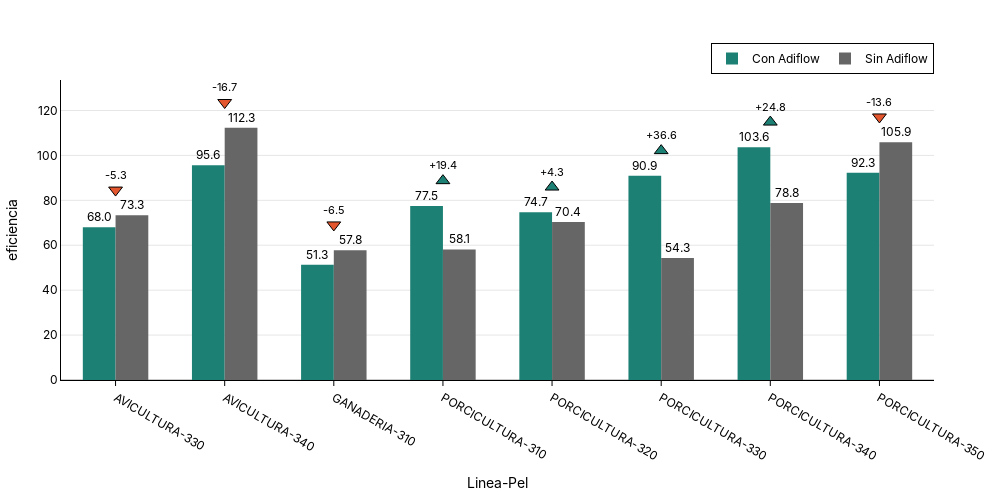

Here is the notebook cell this chart was saved with:
### Code cell
data["Linea-Pel"] = data['Línea zootécnica']+'-'+data["Pellet"].astype(str)
col_dieta_pel = 'Linea-Pel'

data_by_dieta_data_pel = group_by(df=data, cols=[col_dieta_pel])

fig = plot_bar(df=data_by_dieta_data_pel.round(2),
         x_col="Linea-Pel",
         y_col="eficiencia",
         group_col="Inclusión adiflow",
         cat_base="Sin Adiflow",
         show_delta=True,
         hover_data_cols=["tot_ton_pel"])
fig.show()
s3.save_plotly_html(fig, "pel_linea.html")

### Figure 1 — Plotly figure (JSON) as saved in the notebook; plotly's stock layout.template omitted (floating-point values rounded to 4 significant figures)
{"data": [{"customdata": [["AVICULTURA-330", "Con Adiflow", "581.78"], ["AVICULTURA-340", "Con Adiflow", "304.03"], ["GANADERIA-310", "Con Adiflow", "939.8"], ["PORCICULTURA-310", "Con Adiflow", "1184.67"], ["PORCICULTURA-320", "Con Adiflow", "3196.77"], ["PORCICULTURA-330", "Con Adiflow", "204.71"], ["PORCICULTURA-340", "Con Adiflow", "549.7"], ["PORCICULTURA-350", "Con Adiflow", "1191.74"]], "hovertemplate": "<b>Linea-Pel:</b> %{customdata[0]}<br><b>eficiencia:</b> %{y:.1f}<br><b>Inclusión adiflow:</b> %{customdata[1]}<br><b>tot_ton_pel:</b> %{customdata[2]}<extra></extra>", "marker": {"color": "#1C8074", "line": {"width": 0}}, "name": "Con Adiflow", "text": [68.05, 95.6, 51.27, 77.52, 74.67, 90.89, 103.6, 92.29], "textposition": "outside", "texttemplate": "%{text:.1f}", "type": "bar", "x": ["AVICULTURA-330", "AVICULTURA-340", "GANADERIA-310", "PORCICULTURA-310", "PORCICULTURA-320", "PORCICULTURA-330", "PORCICULTURA-340", "PORCICULTURA-350"], "y": [68.05, 95.6, 51.27, 77.52, 74.67, 90.89, 103.6, 92.29]}, {"customdata": [["AVICULTURA-330", "Sin Adiflow", "477.77"], ["AVICULTURA-340", "Sin Adiflow", "215.49"], ["GANADERIA-310", "Sin Adiflow", "504.61"], ["PORCICULTURA-310", "Sin Adiflow", "1480.74"], ["PORCICULTURA-320", "Sin Adiflow", "2937.85"], ["PORCICULTURA-330", "Sin Adiflow", "270.92"], ["PORCICULTURA-340", "Sin Adiflow", "468.18"], ["PORCICULTURA-350", "Sin Adiflow", "1168.04"]], "hovertemplate": "<b>Linea-Pel:</b> %{customdata[0]}<br><b>eficiencia:</b> %{y:.1f}<br><b>Inclusión adiflow:</b> %{customdata[1]}<br><b>tot_ton_pel:</b> %{customdata[2]}<extra></extra>", "marker": {"color": "#666666", "line": {"width": 0}}, "name": "Sin Adiflow", "text": [73.33, 112.3, 57.81, 58.13, 70.39, 54.28, 78.8, 105.9], "textposition": "outside", "texttemplate": "%{text:.1f}", "type": "bar", "x": ["AVICULTURA-330", "AVICULTURA-340", "GANADERIA-310", "PORCICULTURA-310", "PORCICULTURA-320", "PORCICULTURA-330", "PORCICULTURA-340", "PORCICULTURA-350"], "y": [73.33, 112.3, 57.81, 58.13, 70.39, 54.28, 78.8, 105.9]}, {"hoverinfo": "skip", "marker": {"color": ["#E4572E", "#E4572E", "#E4572E", "#1C8074", "#1C8074", "#1C8074", "#1C8074", "#E4572E"], "line": {"color": "black", "width": 1}, "size": 12, "symbol": ["triangle-down", "triangle-down", "triangle-down", "triangle-up", "triangle-up", "triangle-up", "triangle-up", "triangle-down"]}, "mode": "markers+text", "showlegend": false, "text": ["-5.3", "-16.7", "-6.5", "+19.4", "+4.3", "+36.6", "+24.8", "-13.6"], "textfont": {"color": "black", "size": 11}, "textposition": "top center", "type": "scatter", "x": ["AVICULTURA-330", "AVICULTURA-340", "GANADERIA-310", "PORCICULTURA-310", "PORCICULTURA-320", "PORCICULTURA-330", "PORCICULTURA-340", "PORCICULTURA-350"], "y": [84.56, 123.6, 69.04, 88.75, 85.9, 102.1, 114.8, 117.1]}], "layout": {"bargap": 0.4, "barmode": "group", "font": {"color": "black", "family": "Inter, Arial, sans-serif"}, "height": 500, "hoverlabel": {"bgcolor": "white", "bordercolor": "black", "font": {"color": "black"}}, "legend": {"bgcolor": "rgba(255,255,255,0.8)", "bordercolor": "black", "borderwidth": 1, "font": {"color": "black"}, "orientation": "h", "title": {"text": ""}, "x": 1, "xanchor": "right", "y": 1.02, "yanchor": "bottom"}, "margin": {"b": 40, "l": 40, "r": 40, "t": 80}, "paper_bgcolor": "rgba(0,0,0,0)", "plot_bgcolor": "rgba(0,0,0,0)", "title": {"font": {"color": "black"}, "text": "<b><b>", "x": 0.5, "xanchor": "center", "y": 0.95, "yanchor": "top"}, "width": 1000, "xaxis": {"categoryarray": ["AVICULTURA-330", "AVICULTURA-340", "GANADERIA-310", "PORCICULTURA-310", "PORCICULTURA-320", "PORCICULTURA-330", "PORCICULTURA-340", "PORCICULTURA-350"], "categoryorder": "array", "linecolor": "black", "linewidth": 1, "showline": true, "tickcolor": "black", "tickfont": {"color": "black"}, "ticks": "outside", "title": {"font": {"color": "black"}, "text": "Linea-Pel"}}, "yaxis": {"gridcolor": "rgba(0,0,0,0.1)", "linecolor": "black", "linewidth": 1, "showgrid": true, "showline": true, "tickfont": {"color": "black"}, "title": {"font": {"color": "black"}, "text": "eficiencia"}, "zeroline": true, "zerolinecolor": "rgba(0,0,0,0.2)"}}}
